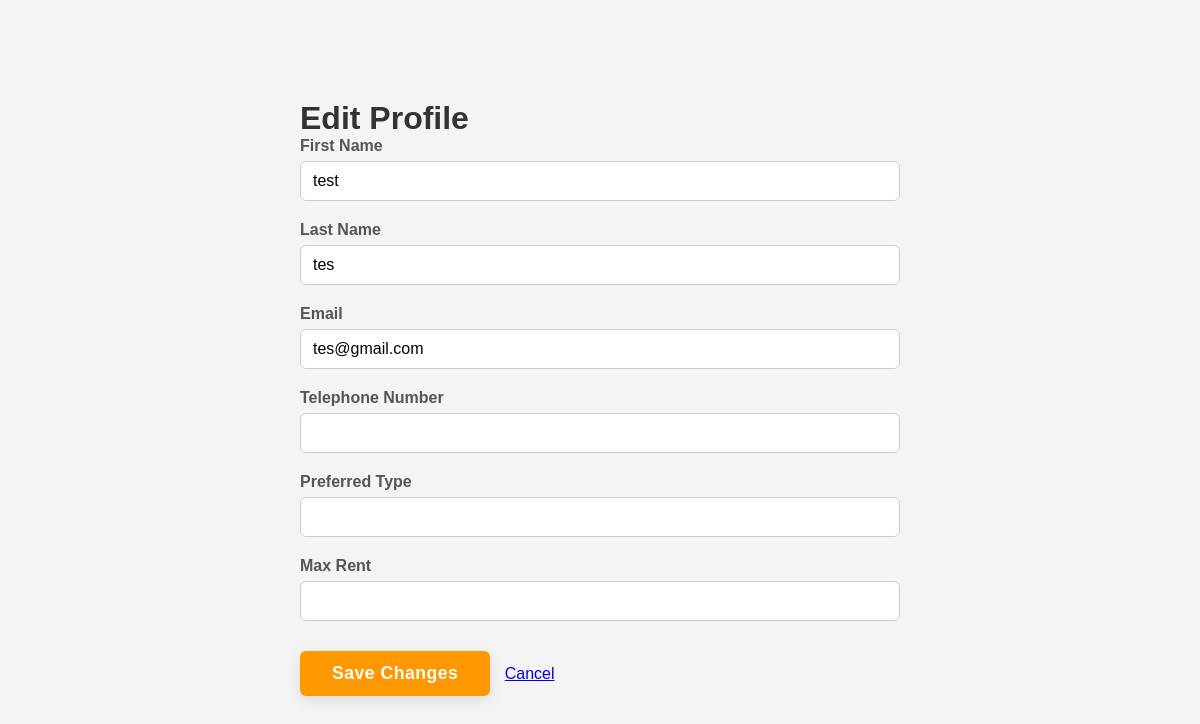
The page /php/edit-profile.php (signed in) on the database its author committed.
### tables this page shows
CREATE TABLE `cclient` (
  `clientNo` char(4) NOT NULL,
  `fName` varchar(50) NOT NULL DEFAULT '',
  `lName` varchar(50) NOT NULL DEFAULT '',
  `password` varchar(256) NOT NULL,
  `telNo` varchar(14) NOT NULL,
  `prefType` varchar(18) NOT NULL DEFAULT ' ',
  `maxRent` smallint(5) UNSIGNED DEFAULT NULL,
  `eMail` varchar(50) NOT NULL
);

### php/edit-profile.php (the view, shortened to what this page needs)
<?php
$userEmail = $_SESSION['user_email'];
$userRole = $_SESSION['user_role'];
require_once './db_connection.php';
$tableMap = [
    "client" => "CClient",
    "property_owner" => "PrivateOwner",
    "staff" => "Staff"
];
$table = $tableMap[$userRole];
switch ($userRole) {
    case 'client':
        $stmt = $conn->prepare("SELECT fname, lname, email, telNo, prefType, maxRent FROM $table WHERE email = ?");
        break;
}
$stmt->bind_param("s", $userEmail);
$stmt->execute();
$result = $stmt->get_result();
$user = $result->fetch_assoc();
?>
<!DOCTYPE html>
<html lang="en">
<head>
    <link rel="stylesheet" href="../css/styles.css">
</head>
<body>
    <div class="container" style="margin-top: 100px; max-width: 600px;">
        <h1>Edit Profile</h1>
        <form action="edit-profile.php" method="post" class="edit-profile-form">
            <div class="form-group">
                <label for="fname">First Name</label>
                <input type="text" id="fname" name="fname" value="<?php echo htmlspecialchars($user['fname']); ?>" required>
            </div>
            <div class="form-group">
                <label for="lname">Last Name</label>
                <input type="text" id="lname" name="lname" value="<?php echo htmlspecialchars($user['lname']); ?>" required>
            </div>
            <div class="form-group">
                <label for="email">Email</label>
                <input type="email" id="email" name="email" value="<?php echo htmlspecialchars($user['email']); ?>" required>
            </div>
            <?php if ($userRole === 'client'): ?>
                <div class="form-group">
                    <label for="telNo">Telephone Number</label>
                    <input type="text" id="telNo" name="telNo" value="<?php echo htmlspecialchars($user['telNo']); ?>" maxlength="14">
                </div>
                <div class="form-group">
                    <label for="prefType">Preferred Type</label>
                    <input type="text" id="prefType" name="prefType" value="<?php echo htmlspecialchars($user['prefType']); ?>" maxlength="14">
                </div>
                <div class="form-group">
                    <label for="maxRent">Max Rent</label>
                    <input type="number" id="maxRent" name="maxRent" value="<?php echo htmlspecialchars($user['maxRent']); ?>" min="0">
                </div>
            <?php endif; ?>
            <button type="submit" class="btn-add-property">Save Changes</button>
            <a href="profile.php" class="btn-cancel" style="margin-left: 10px;">Cancel</a>
        </form>
    </div>
</body>
</html>

### css/styles.css (style rules this page uses)
* { margin: 0; padding: 0; box-sizing: border-box; }
body { font-family: Arial, sans-serif; background-color: #f4f4f4; color: #333; }
.container { width: 80%; margin: 0 auto; }
button { margin-top: 20px; padding: 12px; background-color: #b6a86a; border: none; color: white; font-size: 1em; border-radius: 4px; cursor: pointer; transition: background-color 0.3s ease; }
.form-group { margin-bottom: 20px; display: flex; flex-direction: column; align-items: flex-start; }
.form-group label { display: block; margin-bottom: 6px; font-weight: 600; color: #555; }
.form-group input, .form-group select { width: 100%; padding: 10px 12px; border: 1px solid #ccc; border-radius: 6px; font-size: 16px; box-sizing: border-box; margin-bottom: 0; }
.btn-add-property { background-color: #ff9800 !important; color: #fff !important; border: none; padding: 12px 32px; border-radius: 6px; font-size: 1.1rem; font-weight: 600; cursor: pointer; transition: background 0.2s, box-shadow 0.2s; box-shadow: 0 4px 16px rgba(0,0,0,0.10); text-decoration: none !important; display: inline-block; margin-bottom: 28px; margin-top: 10px; letter-spacing: 0.5px; }

### rows shown on the page
cclient: fname "test", lname "tes", email "tes@gmail.com"
